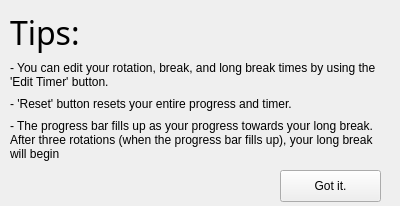
<?xml version="1.0" encoding="UTF-8"?>
<ui version="4.0">
 <class>Form</class>
 <widget class="QWidget" name="Form">
  <property name="geometry">
   <rect>
    <x>0</x>
    <y>0</y>
    <width>400</width>
    <height>206</height>
   </rect>
  </property>
  <property name="windowTitle">
   <string>Form</string>
  </property>
  <widget class="QWidget" name="gridLayoutWidget">
   <property name="geometry">
    <rect>
     <x>10</x>
     <y>10</y>
     <width>381</width>
     <height>151</height>
    </rect>
   </property>
   <layout class="QGridLayout" name="gridLayout">
    <item row="1" column="0">
     <widget class="QLabel" name="label_2">
      <property name="text">
       <string>- You can edit your rotation, break, and long break times by using the 'Edit Timer' button.</string>
      </property>
      <property name="wordWrap">
       <bool>true</bool>
      </property>
     </widget>
    </item>
    <item row="2" column="0">
     <widget class="QLabel" name="label_3">
      <property name="text">
       <string>- 'Reset' button resets your entire progress and timer.</string>
      </property>
      <property name="wordWrap">
       <bool>true</bool>
      </property>
     </widget>
    </item>
    <item row="0" column="0">
     <widget class="QLabel" name="label">
      <property name="font">
       <font>
        <family>Futura</family>
        <pointsize>24</pointsize>
       </font>
      </property>
      <property name="text">
       <string>Tips:</string>
      </property>
     </widget>
    </item>
    <item row="3" column="0">
     <widget class="QLabel" name="label_4">
      <property name="text">
       <string>- The progress bar fills up as your progress towards your long break. After three rotations (when the progress bar fills up), your long break will begin</string>
      </property>
      <property name="wordWrap">
       <bool>true</bool>
      </property>
     </widget>
    </item>
   </layout>
  </widget>
  <widget class="QPushButton" name="exit_button">
   <property name="geometry">
    <rect>
     <x>280</x>
     <y>170</y>
     <width>101</width>
     <height>32</height>
    </rect>
   </property>
   <property name="text">
    <string>Got it.</string>
   </property>
  </widget>
 </widget>
 <resources/>
 <connections/>
</ui>
